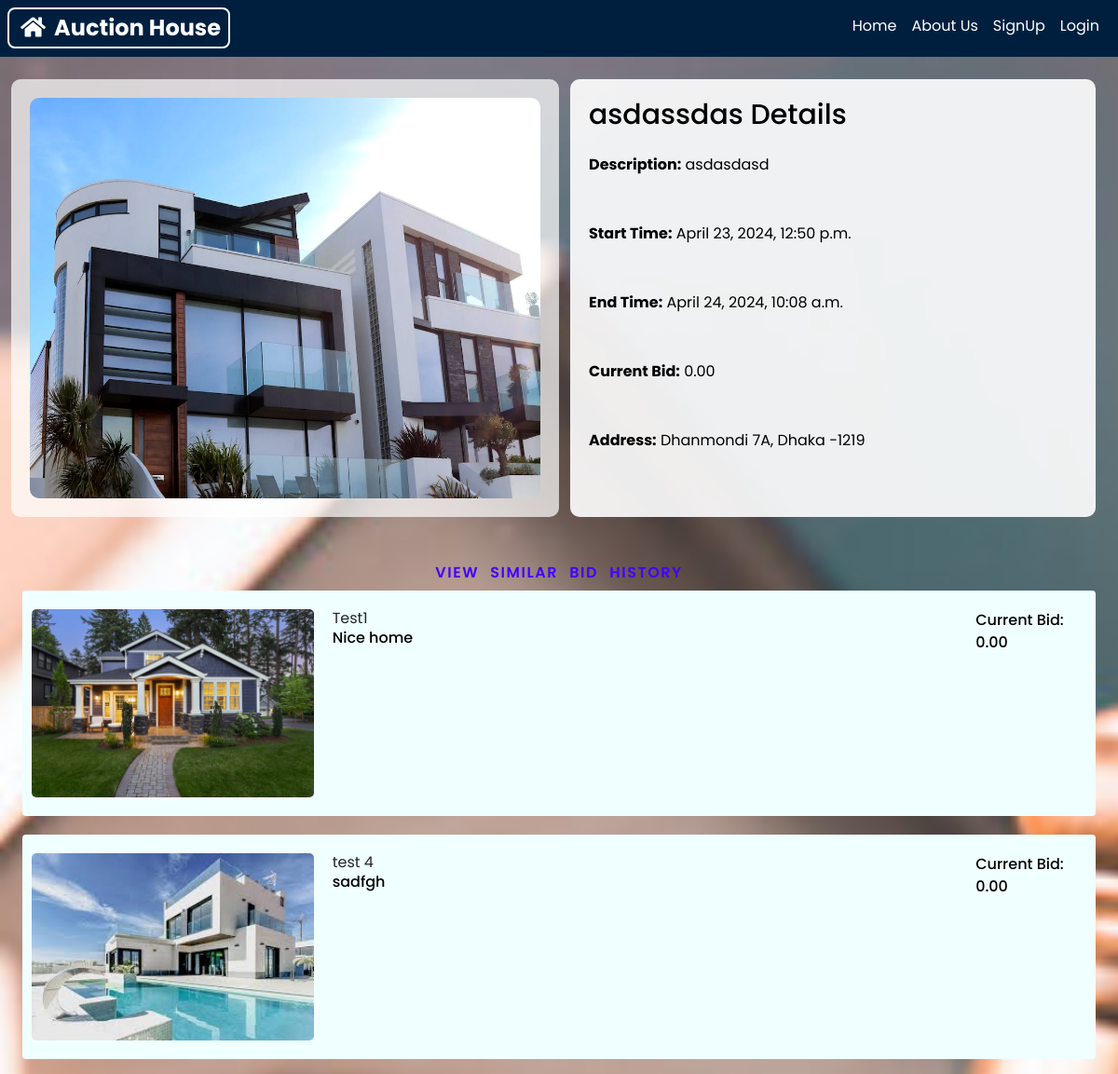
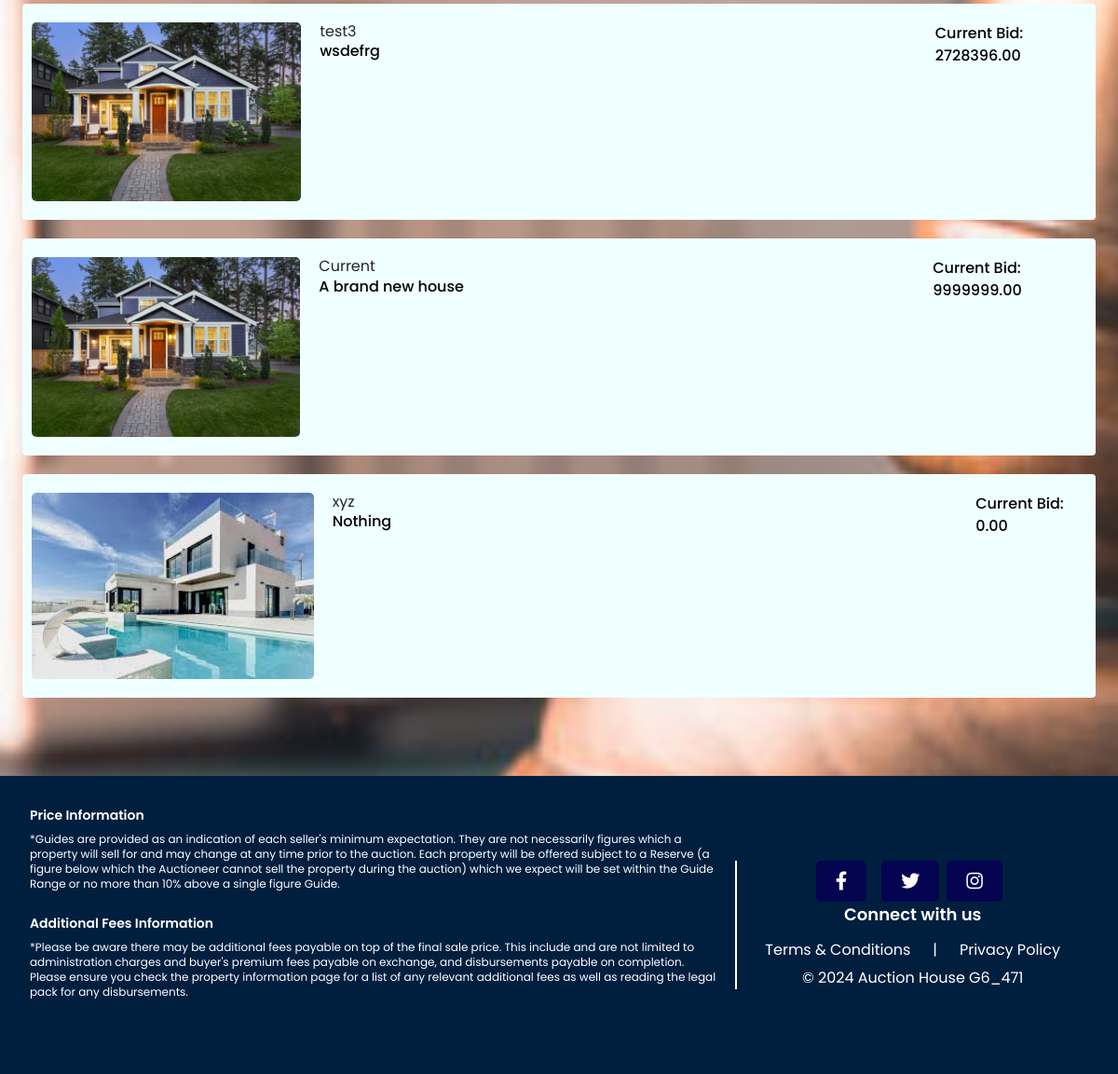
/auction-detail/20/, run on the app's committed database (2 pictures, top to bottom).
### website/models.py (models this page shows, shortened)
class AuctionItem(models.Model):
    title = models.CharField(max_length=255)
    description = models.TextField()
    address = models.CharField(max_length=255)
    start_price = models.DecimalField(max_digits=10, decimal_places=2)
    current_bid = models.DecimalField(max_digits=10, decimal_places=2, default=0.00)
    current_bid_by = models.ForeignKey(User, on_delete=models.CASCADE,null=True, blank=True, related_name='bids_made')
    created_by = models.ForeignKey(User, on_delete=models.CASCADE, related_name='auction_items_created')
    start_time = models.DateTimeField(blank=True, null=True)
    end_time = models.DateTimeField(blank=True, null=True)
    image = models.ImageField(upload_to='auction_item_images/', blank=True, null=True)
    winner = models.ForeignKey(User, on_delete=models.SET_NULL, blank=True, null=True, related_name='won_auctions')
    house_size = models.IntegerField(null=True, blank=True)
    floor_count = models.IntegerField(null=True, blank=True)
    house_type = models.CharField(max_length=15, choices=h_type, null=True, blank=True)
    sketchfab_script = models.TextField(blank=True, null=True)
    APPROVAL_CHOICES = [
        ('pending', 'Pending'),
        ('approved', 'Approved'),
        ('rejected', 'Rejected'),
    ]
    approval_status = models.CharField(max_length=10, choices=APPROVAL_CHOICES, default='pending')
    def is_past(self):
        return self.end_time is not None and self.end_time < timezone.now()

### website/views.py (the view)
# urls.py: path('auction-detail/<int:item_id>/', views.auction_detail, name='auction_detail'),
def auction_detail(request, item_id):
    auction_detail = get_object_or_404(AuctionItem, id=item_id)
    similar_auctions = AuctionItem.objects.filter(
        Q(address__icontains=auction_detail.address) and
        Q(house_type=auction_detail.house_type)
    ).exclude(id=auction_detail.id)
    if (len(similar_auctions) >= 5):
        similar_auctions = similar_auctions[:5]
    if auction_detail.is_past() and not auction_detail.winner:
        auction_detail.determine_winner()
    return render(request, 'auction_detail.html', {'auction_detail': auction_detail,'similar_auctions': similar_auctions})

### website/templates/auction_detail.html (shortened to what this page needs)
{% extends 'base.html' %}
{% block content %}
  <div class="container mt-4">
    <div class="row">
      <div class="container-col1">
        <img src="{{ auction_detail.image.url }}" alt="{{ auction_detail.title }}" class="img-fluid">
        <br>
      </div>
      <div class="col-md-6">
        <div style="background-color: rgba(255, 255, 255, 0.9); padding: 20px; border-radius: 10px;">
          <h2 class="mb-4 text-black">{{ auction_detail.title }} Details</h2>
            <p style="color: black;"><strong>Description:</strong> {{ auction_detail.description }}</p>
            <p style="color: black;"><strong>Start Time:</strong> {{ auction_detail.start_time }}</p>
            <p style="color: black;"><strong>End Time:</strong> {{ auction_detail.end_time }}</p>
            <p style="color: black;"><strong>Current Bid:</strong> {{ auction_detail.current_bid }}</p>
            <p style="color: black;"><strong>Address:</strong> {{ auction_detail.address }}</p>
        </div>
      </div>
    </div>
    <div class="similar-bid-history-container">
      <h3>View Similar bid history</h3>
      {% for auction in similar_auctions %}
      <a href="{% url 'website:auction_detail' auction.id %}">
        <div class="similar-bid-history-card">
          <div class="card-col1"><img src="{{ auction.image.url }}" alt="error"></div>
          <div class="card-col2">
            <h4>{{ auction.title }}</h4>
            <p>{{ auction.description }}</p></div>
            <p>Current Bid: {{ auction.current_bid }}</p>
        </div>
      </a>
      {% endfor %}
    </div>
  </div>
{% endblock %}

### static/base.css (style rules this page uses)
body { font-family: Arial, sans-serif; background-image: url("bg5.jpg"); background-size: cover; background-position: center; background-repeat: no-repeat; min-height: 250vh; }
* { font-family: "Poppins", sans-serif; box-sizing: border-box; }
.container { max-width: 1200px; margin: 0 auto; }
.container h2 { font-weight: 500; font-display: flex; font-size: 30px; }
.container p { color: white; margin-bottom: 50px; }

### website/templates/auction_detail.html (style rules this page uses)
.container-col1 { background-color: rgba(255,255,255,0.7); width: 50%; padding: 20px; border-radius: 10px; }
.container-col1 > img { width: 100%; height: 100%; border-radius: 10px; }
.similar-bid-history-container { margin: 50px 0; max-width: 1200px; width: 100%; display: flex; justify-content: center; align-items: center; flex-direction: column; }
.similar-bid-history-container a { text-decoration: none; margin: 10px 0; width: 100%; }
.similar-bid-history-container > h3 { color: rgb(68, 0, 255); text-transform: uppercase; letter-spacing: 1.5px; word-spacing: 7px; font-weight: 600; }
.similar-bid-history-card { display: flex; background-color: azure; padding: 20px 10px; border-radius: 4px; transition: 0.2s background-color ease-in-out; }
.similar-bid-history-card img { width: 100%; border-radius: 5px; }
.similar-bid-history-card p { color: black; font-weight: 500; font-family: 'Poppins', sans-serif; }
.similar-bid-history-card .card-col1 { width: 30%; display: flex; justify-content: center; align-items: center; background-color: azure; }
.similar-bid-history-card .card-col2 { width: 70%; padding: 0 20px ; }

### data on the page
AuctionItem: image (picture), title "asdassdas", description "asdasdasd", start_time "April 23, 2024, 12:50 p.m.", end_time "April 24, 2024, 10:08 a.m.", current_bid "0.00", address "Dhanmondi 7A, Dhaka -1219"
AuctionItem: image (picture), title "Test1", description "Nice home", current_bid "0.00"
AuctionItem: image (picture), title "test 4", description "sadfgh", current_bid "0.00"
AuctionItem: image (picture), title "test3", description "wsdefrg", current_bid "2728396.00"
AuctionItem: image (picture), title "Current", description "A brand new house", current_bid "9999999.00"
AuctionItem: image (picture), title "xyz", description "Nothing", current_bid "0.00"
